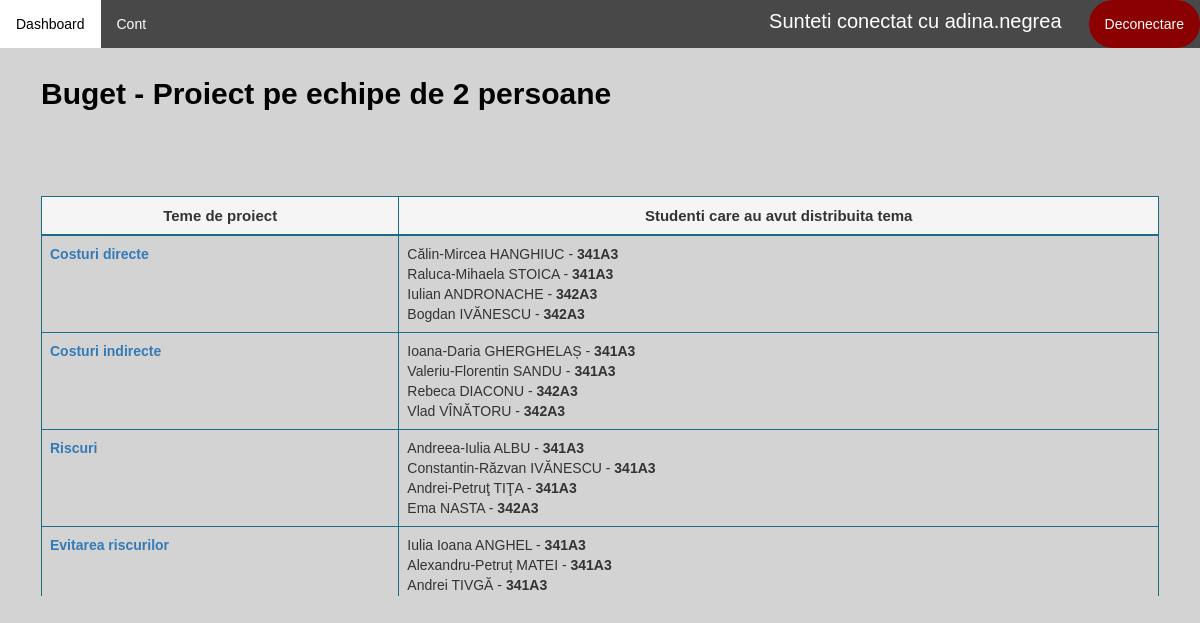
Page /vizualizare-disciplina/vizualizare-proiecte/proiect/14 (signed in) on the committed database.
### application/models.py (models this page shows)
class Proiect(models.Model):
    id = models.AutoField(primary_key=True)
    nume = models.CharField(max_length=100, unique=False)
    data_inregistrare = models.DateField(auto_now_add=True)
    data_intermediara = models.DateField(default=None)
    data_finalizare = models.DateField()
    profesor = models.ForeignKey(Profesor, on_delete=models.CASCADE)
    disciplina = models.ForeignKey(Disciplina, on_delete=models.CASCADE, null=True)
    document = models.CharField(max_length=100, null=True)
    nr_persoane = models.IntegerField(null=True)
    cale = models.CharField(max_length=100, default=None)
    distribuire_teme = models.BooleanField(default=False)

class Tema(models.Model):
    id = models.AutoField(primary_key=True)
    nume = models.CharField(max_length=100, unique=False)
    descriere = models.CharField(max_length=500, null=True)
    proiect = models.ForeignKey(Proiect, on_delete=models.CASCADE, unique=False)

class Student(models.Model):
    id = models.AutoField(primary_key=True)
    utilizator = models.ForeignKey(User, on_delete=models.CASCADE, null=True)
    facultate = models.CharField(max_length=100, null=True)
    ciclu_de_studii = models.CharField(max_length=100, null=True)
    specializare = models.CharField(max_length=50, null=True)
    an_studiu = models.CharField(max_length=20, null=True)
    grupa = models.ForeignKey(Grupa, on_delete=models.CASCADE, null=True)
    teme = models.ManyToManyField(Tema)

class Grupa(models.Model):
    id = models.AutoField(primary_key=True)
    nume = models.CharField(max_length=10, null=True, unique=True)
    asignare_discipline = models.BooleanField(default=False)

### application/decorators.py (the view)
        def wrapper_func(request, *args, **kwargs):
            user_groups = list()
            for group in request.user.groups.all():
                user_groups.append(group.name)
            if allowed_roles[0] in user_groups:
                return view_func(request, *args, **kwargs)
            else:
                return redirect('dashboard')

### application/functions.py (called while the page is built)
def get_user_info(request):
    user = request.user
    user_groups = [group.name for group in user.groups.all()]
    if 'admin' in user_groups:
        user_type = 'admin'
    elif 'studenti' in user_groups:
        user_type = 'student'
    elif 'secretariat' in user_groups:
        user_type = 'secretar'
    else:
        user_type = 'profesor'
    out = {'user': user,
           'user_groups': user_groups,
           'user_type': user_type
           }
    return out

def create_context(request=None, extract_user_info=True):
    if extract_user_info and not request:
        raise ValueError("request must be set if extract_user_info is True")
    out = {}
    if extract_user_info:
        out.update(get_user_info(request))
    return out

### application/views.py (called while the page is built)
@allowed_users(allowed_roles=['profesori'])
@login_required(login_url='login')
def proiect(request, pk):
    proiect = Proiect.objects.get(pk=pk)
    teme = Tema.objects.all().filter(proiect=pk)
    studenti = Student.objects.all()
    context = create_context(request)
    context['proiect'] = proiect
    context['teme'] = teme
    context['studenti'] = studenti
    return render(request, 'application/profesor/proiect.html', context)

### application/templates/application/profesor/proiect.html (shortened to what this page needs)
{% extends 'application/dashboard.html' %}
{% load static %}
{% block article %}
    <link rel="stylesheet" href="{% static 'application/css/proiect.css' %}">
    {% if proiect.nr_persoane > 1 %}
      <b style="color: black; font-size: 30px">{{ proiect.nume }} -  Proiect pe echipe de {{ proiect.nr_persoane }} persoane</b>
    {% else %}
      <b  style="color: black; font-size: 30px">{{ proiect.nume }} -  Proiect individual </b>
    {% endif %}
    <br>
    <br>
    <br>
    <div  style="margin-top: 40px">
        <div class="table-wrapper-scroll-y custom-scrollbar">
            <table class="table table-bordered" id="myTable" style="border-color: #1b6d85">
                <thead style="background-color: whitesmoke; border-color: #1b6d85; font-size: 15px">
                <tr  style="border-color: #1b6d85">
                    <th  style="border-color: #1b6d85; text-align: center; vertical-align : middle;">Teme de proiect</th>
                    <th  style="border-color: #1b6d85; text-align: center; vertical-align : middle;">Studenti care au avut distribuita tema</th>
                </tr>
                </thead>
                <tbody>
                     {% for tema in teme %}
                        <tr>
                            <td style="border-color: #1b6d85">
                                <a href="{% url 'vizualizareTema' tema.id %}"><b>{{ tema.nume }}</b></a>
                            </td>
                            <td style="border-color: #1b6d85">
                                {% for student in studenti %}
                                    {% if tema in student.teme.all %}
                                        {{ student.utilizator.first_name }} {{ student.utilizator.last_name }} - <b>{{ student.grupa.nume }}</b><br>
                                    {% endif %}
                                {% endfor %}
                            </td>
                        </tr>
                    {% endfor %}
                </tbody>
            </table>
        </div>
    </div>
{% endblock %}

### application/templates/application/main_layout_application.html (shortened to what this page needs)
{% extends 'main_layout.html' %}
{% load static %}
{% block header %}
    <link rel="stylesheet" href="{% static 'application/css/main_layout_application.css' %}">
        <ul class="topnav">
            <li><a href="{% url 'dashboard' %}">Dashboard</a></li>
            <li><a href="{% url 'account' %}">Cont</a>
            <li style="padding: 7px; color: white; font-size: 20px; margin-left: 600px">Sunteti conectat cu {{ request.user.username }}</li>
            <li class="right"><a class="logout" href="{% url 'logout' %}">Deconectare</a></li>
        </ul>
{% endblock %}

### application/static/application/css/main_layout_application.css (style rules this page uses)
body { font-family: Arial, Helvetica, sans-serif; }
body { margin: 0; background-color: lightgray; font-family: Arial, Helvetica, sans-serif; }
ul.topnav { list-style-type: none; margin: 0; padding: 0; overflow: hidden; background-color: #484848; }
ul.topnav li { float: left; }
ul.topnav li a { display: block; color: white; text-align: center; padding: 14px 16px; text-decoration: none; }
ul.topnav li.right { background-color: darkred; float: right; border-radius: 50px; }

### application/static/application/css/proiect.css (style rules this page uses)
.custom-scrollbar { position: relative; height: 400px; overflow: auto; }
.table-wrapper-scroll-y { display: block; }

### rows in the picture
Proiect: nume "Buget", nr_persoane "2"
Tema: nume "Costuri directe"
Student: utilizator.first_name "Călin-Mircea", utilizator.last_name "HANGHIUC", grupa.nume "341A3"
Student: utilizator.first_name "Raluca-Mihaela", utilizator.last_name "STOICA", grupa.nume "341A3"
Student: utilizator.first_name "Iulian", utilizator.last_name "ANDRONACHE", grupa.nume "342A3"
Student: utilizator.first_name "Bogdan", utilizator.last_name "IVĂNESCU", grupa.nume "342A3"
Tema: nume "Costuri indirecte"
Student: utilizator.first_name "Ioana-Daria", utilizator.last_name "GHERGHELAȘ", grupa.nume "341A3"
Student: utilizator.first_name "Valeriu-Florentin", utilizator.last_name "SANDU", grupa.nume "341A3"
Student: utilizator.first_name "Rebeca", utilizator.last_name "DIACONU", grupa.nume "342A3"
Student: utilizator.first_name "Vlad", utilizator.last_name "VÎNĂTORU", grupa.nume "342A3"
Tema: nume "Riscuri"
Student: utilizator.first_name "Andreea-Iulia", utilizator.last_name "ALBU", grupa.nume "341A3"
Student: utilizator.first_name "Constantin-Răzvan", utilizator.last_name "IVĂNESCU", grupa.nume "341A3"
Student: utilizator.first_name "Andrei-Petruţ", utilizator.last_name "TIŢA", grupa.nume "341A3"
Student: utilizator.first_name "Ema", utilizator.last_name "NASTA", grupa.nume "342A3"
Tema: nume "Evitarea riscurilor"
Student: utilizator.first_name "Iulia Ioana", utilizator.last_name "ANGHEL", grupa.nume "341A3"
Student: utilizator.first_name "Alexandru-Petruț", utilizator.last_name "MATEI", grupa.nume "341A3"
Student: utilizator.first_name "Andrei", utilizator.last_name "TIVGĂ", grupa.nume "341A3"

### other values in the picture
{{ request.user.username }} "adina.negrea"
